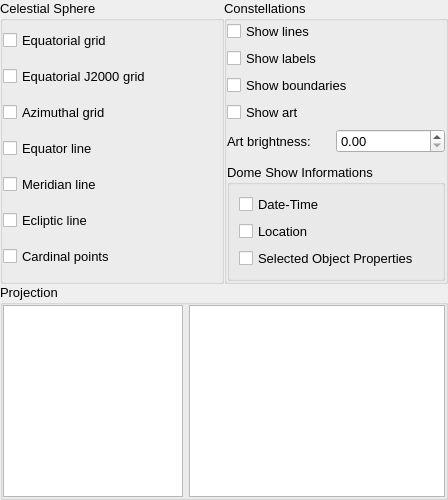
        <widget class="QWidget" name="page_2">
         <layout class="QGridLayout" name="gridLayout_2" rowstretch="0,0,0,0,0">
          <property name="leftMargin">
           <number>0</number>
          </property>
          <property name="topMargin">
           <number>0</number>
          </property>
          <property name="rightMargin">
           <number>0</number>
          </property>
          <property name="bottomMargin">
           <number>0</number>
          </property>
          <property name="spacing">
           <number>0</number>
          </property>
          <item row="0" column="0">
           <widget class="QGroupBox" name="celestialSphereGroupBox">
            <property name="font">
             <font>
              <pointsize>10</pointsize>
              <weight>50</weight>
              <bold>false</bold>
             </font>
            </property>
            <property name="title">
             <string>Celestial Sphere</string>
            </property>
            <property name="checkable">
             <bool>false</bool>
            </property>
            <layout class="QVBoxLayout" name="verticalLayout_10">
             <property name="leftMargin">
              <number>0</number>
             </property>
             <property name="topMargin">
              <number>0</number>
             </property>
             <property name="rightMargin">
              <number>0</number>
             </property>
             <property name="bottomMargin">
              <number>0</number>
             </property>
             <item>
              <widget class="QCheckBox" name="showEquatorialGridCheckBox">
               <property name="text">
                <string>Equatorial grid</string>
               </property>
              </widget>
             </item>
             <item>
              <widget class="QCheckBox" name="showEquatorialJ2000GridCheckBox">
               <property name="text">
                <string>Equatorial J2000 grid</string>
               </property>
              </widget>
             </item>
             <item>
              <widget class="QCheckBox" name="showAzimuthalGridCheckBox">
               <property name="text">
                <string>Azimuthal grid</string>
               </property>
              </widget>
             </item>
             <item>
              <widget class="QCheckBox" name="showEquatorLineCheckBox">
               <property name="text">
                <string>Equator line</string>
               </property>
              </widget>
             </item>
             <item>
              <widget class="QCheckBox" name="showMeridianLineCheckBox">
               <property name="text">
                <string>Meridian line</string>
               </property>
              </widget>
             </item>
             <item>
              <widget class="QCheckBox" name="showEclipticLineCheckBox">
               <property name="text">
                <string>Ecliptic line</string>
               </property>
              </widget>
             </item>
             <item>
              <widget class="QCheckBox" name="showCardinalPointsCheckBox">
               <property name="text">
                <string>Cardinal points</string>
               </property>
              </widget>
             </item>
            </layout>
           </widget>
          </item>
          <item row="0" column="1">
           <widget class="QGroupBox" name="constellationGroupBox">
            <property name="font">
             <font>
              <pointsize>10</pointsize>
              <weight>50</weight>
              <bold>false</bold>
             </font>
            </property>
            <property name="title">
             <string>Constellations</string>
            </property>
            <property name="checkable">
             <bool>false</bool>
            </property>
            <layout class="QVBoxLayout" name="verticalLayout_11">
             <property name="leftMargin">
              <number>0</number>
             </property>
             <property name="topMargin">
              <number>0</number>
             </property>
             <property name="rightMargin">
              <number>0</number>
             </property>
             <property name="bottomMargin">
              <number>0</number>
             </property>
             <item>
              <widget class="QCheckBox" name="showConstellationLinesCheckBox">
               <property name="text">
                <string>Show lines</string>
               </property>
              </widget>
             </item>
             <item>
              <widget class="QCheckBox" name="showConstellationLabelsCheckBox">
               <property name="text">
                <string>Show labels</string>
               </property>
              </widget>
             </item>
             <item>
              <widget class="QCheckBox" name="showConstellationBoundariesCheckBox">
               <property name="text">
                <string>Show boundaries</string>
               </property>
              </widget>
             </item>
             <item>
              <widget class="QCheckBox" name="showConstellationArtCheckBox">
               <property name="text">
                <string>Show art</string>
               </property>
              </widget>
             </item>
             <item>
              <layout class="QHBoxLayout">
               <property name="spacing">
                <number>0</number>
               </property>
               <item>
                <widget class="QLabel" name="label_6">
                 <property name="text">
                  <string>Art brightness: </string>
                 </property>
                </widget>
               </item>
               <item>
                <widget class="QDoubleSpinBox" name="constellationArtBrightnessSpinBox">
                 <property name="maximum">
                  <double>1.000000000000000</double>
                 </property>
                 <property name="singleStep">
                  <double>0.050000000000000</double>
                 </property>
                </widget>
               </item>
              </layout>
             </item>
             <item>
              <spacer name="verticalSpacer_3">
               <property name="orientation">
                <enum>Qt::Vertical</enum>
               </property>
               <property name="sizeHint" stdset="0">
                <size>
                 <width>20</width>
                 <height>5</height>
                </size>
               </property>
              </spacer>
             </item>
             <item>
              <widget class="QGroupBox" name="tuiGroupBox">
               <property name="font">
                <font>
                 <pointsize>10</pointsize>
                </font>
               </property>
               <property name="layoutDirection">
                <enum>Qt::LeftToRight</enum>
               </property>
               <property name="title">
                <string>Dome Show Informations</string>
               </property>
               <layout class="QVBoxLayout" name="verticalLayout_15">
                <property name="spacing">
                 <number>6</number>
                </property>
                <property name="leftMargin">
                 <number>9</number>
                </property>
                <property name="topMargin">
                 <number>9</number>
                </property>
                <property name="rightMargin">
                 <number>9</number>
                </property>
                <property name="bottomMargin">
                 <number>9</number>
                </property>
                <item>
                 <widget class="QCheckBox" name="showDateTimeCheckBox">
                  <property name="text">
                   <string>Date-Time</string>
                  </property>
                 </widget>
                </item>
                <item>
                 <widget class="QCheckBox" name="showLocationCheckBox">
                  <property name="text">
                   <string>Location</string>
                  </property>
                 </widget>
                </item>
                <item>
                 <widget class="QCheckBox" name="showSelObjPropcheckBox">
                  <property name="text">
                   <string>Selected Object Properties</string>
                  </property>
                 </widget>
                </item>
               </layout>
              </widget>
             </item>
            </layout>
           </widget>
          </item>
          <item row="4" column="0" colspan="2">
           <widget class="QGroupBox" name="setProjectionGroupBox">
            <property name="sizePolicy">
             <sizepolicy hsizetype="Preferred" vsizetype="Expanding">
              <horstretch>0</horstretch>
              <verstretch>0</verstretch>
             </sizepolicy>
            </property>
            <property name="minimumSize">
             <size>
              <width>0</width>
              <height>150</height>
             </size>
            </property>
            <property name="font">
             <font>
              <pointsize>10</pointsize>
              <weight>50</weight>
              <bold>false</bold>
             </font>
            </property>
            <property name="title">
             <string>Projection</string>
            </property>
            <property name="checkable">
             <bool>false</bool>
            </property>
            <layout class="QHBoxLayout" name="horizontalLayout_10">
             <property name="leftMargin">
              <number>0</number>
             </property>
             <property name="topMargin">
              <number>0</number>
             </property>
             <property name="rightMargin">
              <number>0</number>
             </property>
             <property name="bottomMargin">
              <number>0</number>
             </property>
             <item>
              <widget class="QListWidget" name="projectionListWidget">
               <property name="sizePolicy">
                <sizepolicy hsizetype="Preferred" vsizetype="Expanding">
                 <horstretch>0</horstretch>
                 <verstretch>0</verstretch>
                </sizepolicy>
               </property>
               <property name="minimumSize">
                <size>
                 <width>120</width>
                 <height>0</height>
                </size>
               </property>
               <property name="maximumSize">
                <size>
                 <width>180</width>
                 <height>16777215</height>
                </size>
               </property>
               <property name="focusPolicy">
                <enum>Qt::NoFocus</enum>
               </property>
               <property name="verticalScrollBarPolicy">
                <enum>Qt::ScrollBarAsNeeded</enum>
               </property>
               <property name="horizontalScrollBarPolicy">
                <enum>Qt::ScrollBarAlwaysOff</enum>
               </property>
              </widget>
             </item>
             <item>
              <widget class="QTextBrowser" name="projectionTextBrowser">
               <property name="openExternalLinks">
                <bool>true</bool>
               </property>
              </widget>
             </item>
            </layout>
           </widget>
          </item>
         </layout>
        </widget>
